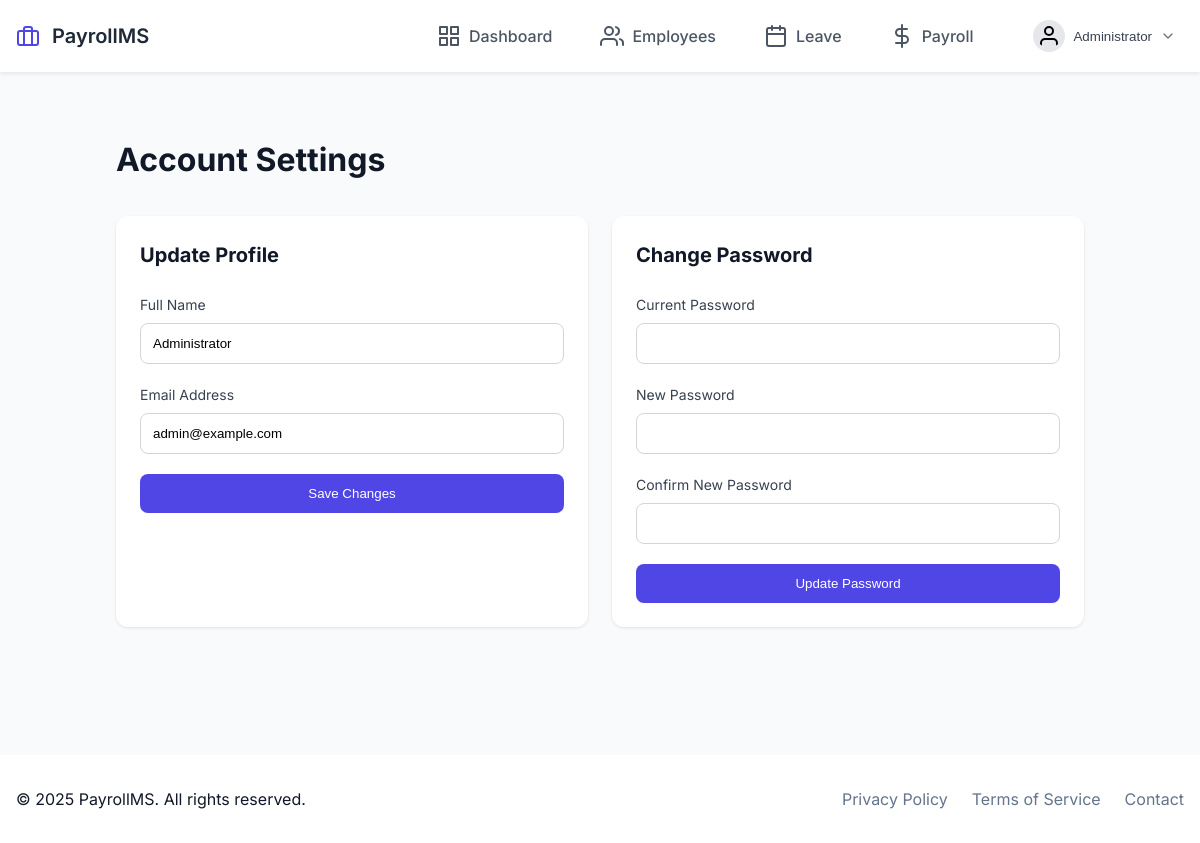
The app's page /user/settings (signed in) with its own data.
### src/models/employee.py (models this page shows, shortened)
class Employee(db.Model):
    __tablename__ = 'employee'
    id: int = db.Column(db.Integer, primary_key=True)
    username: str = db.Column(db.String(80), unique=True, nullable=False)
    password_hash: str = db.Column(db.String(120), nullable=False)
    name: str = db.Column(db.String(100), nullable=False)
    email: str = db.Column(db.String(120), unique=True, nullable=False)
    position: Optional[str] = db.Column(db.String(80))
    salary: float = db.Column(db.Float, nullable=False)
    joining_date: date = db.Column(db.Date, nullable=False)
    role: str = db.Column(db.String(20), default='user')
    base_salary: float = db.Column(db.Float, nullable=False)
    hra: float = db.Column(db.Float, default=0.0)
    da: float = db.Column(db.Float, default=0.0)
    ta: float = db.Column(db.Float, default=0.0)
    pf: float = db.Column(db.Float, default=0.0)
    tax: float = db.Column(db.Float, default=0.0)

### src/routes/user.py (the view)
@user_bp.route('/settings')
@login_required
def settings():
    employee = Employee.query.get(session['user_id'])
    return render_template('user/settings.html', user=employee)

### src/app.py (called while the page is built)
def create_app():
    app = Flask(__name__)
    app.config.from_object(Config)
    init_app(app)
    from .routes import init_routes
    init_routes(app)
    @app.context_processor
    def utility_processor():
        return {
            'now': datetime.now()
        }
    @app.route('/')
    def home():
        return render_template('home.html')
    return app

### src/routes/auth.py (called while the page is built)
def login_required(f: Callable) -> Callable:
    @wraps(f)
    def decorated_function(*args: Any, **kwargs: Any) -> Union[Response, Any]:
        if 'user_id' not in session:
            flash('Please log in first.', 'danger')
            return redirect(url_for('auth.login'))
        return f(*args, **kwargs)
    return decorated_function

### src/templates/user/settings.html (shortened to what this page needs)
{% extends "base.html" %}
{% block content %}
<div class="settings-container">
    <h1>Account Settings</h1>
    <div class="settings-grid">
        <div class="settings-card">
            <h2>Update Profile</h2>
            <form method="POST" action="{{ url_for('user.update_profile') }}" class="settings-form">
                <div class="form-group">
                    <label for="name">Full Name</label>
                    <input type="text" id="name" name="name" value="{{ user.name }}" required>
                </div>
                <div class="form-group">
                    <label for="email">Email Address</label>
                    <input type="email" id="email" name="email" value="{{ user.email }}" required>
                </div>
                <button type="submit" class="btn-save">Save Changes</button>
            </form>
        </div>
        <div class="settings-card">
            <h2>Change Password</h2>
            <form method="POST" action="{{ url_for('user.change_password') }}" class="settings-form">
                <div class="form-group">
                    <label for="current_password">Current Password</label>
                    <input type="password" id="current_password" name="current_password" required>
                </div>
                <div class="form-group">
                    <label for="new_password">New Password</label>
                    <input type="password" id="new_password" name="new_password" required>
                </div>
                <div class="form-group">
                    <label for="confirm_password">Confirm New Password</label>
                    <input type="password" id="confirm_password" name="confirm_password" required>
                </div>
                <button type="submit" class="btn-save">Update Password</button>
            </form>
        </div>
    </div>
</div>
{% endblock %}

### src/templates/base.html (shortened to what this page needs)
<!DOCTYPE html>
<html lang="en">
<head>
</head>
<body>
    <nav class="navbar">
        <div class="container">
            <div class="nav-content">
                <a href="{{ url_for('home') }}" class="nav-brand">
                    <i data-feather="briefcase" class="nav-icon"></i>
                    <span class="nav-title">PayrollMS</span>
                </a>
                <div class="nav-links">
                    {% if session.get('user_id') %}
                        {% if session.get('is_admin') %}
                            <a href="{{ url_for('admin.dashboard') }}" class="nav-link {{ 'active' if request.endpoint == 'admin.dashboard' }}">
                                <i data-feather="grid"></i>
                                <span>Dashboard</span>
                            </a>
                            <a href="{{ url_for('employee.list') }}" class="nav-link {{ 'active' if request.endpoint == 'employee.list' }}">
                                <i data-feather="users"></i>
                                <span>Employees</span>
                            </a>
                            <a href="{{ url_for('leave.list_requests') }}" class="nav-link {{ 'active' if request.endpoint == 'leave.list_requests' }}">
                                <i data-feather="calendar"></i>
                                <span>Leave</span>
                            </a>
                            <a href="{{ url_for('payroll.calculate') }}" class="nav-link {{ 'active' if request.endpoint == 'payroll.calculate' }}">
                                <i data-feather="dollar-sign"></i>
                                <span>Payroll</span>
                            </a>
                        {% endif %}
                        <div class="profile-dropdown">
                            <button class="dropdown-toggle">
                                <div class="profile-info">
                                    <i data-feather="user" class="profile-avatar"></i>
                                    <span class="profile-name">{{ session.get('user_name', 'User') }}</span>
                                </div>
                                <i data-feather="chevron-down" class="dropdown-arrow"></i>
                            </button>
                        </div>
                    {% else %}
                        <a href="{{ url_for('auth.login') }}" class="nav-link">
                            <i data-feather="log-in"></i>
                            <span>Login</span>
                        </a>
                    {% endif %}
                </div>
            </div>
        </div>
    </nav>
    <main class="main-content">
        <div class="container">
            {% block content %}{% endblock %}
        </div>
    </main>
    <footer class="footer">
        <div class="container">
            <div class="footer-content">
                <p>&copy; {{ now.year }} PayrollMS. All rights reserved.</p>
                <div class="footer-links">
                    <a href="#">Privacy Policy</a>
                    <a href="#">Terms of Service</a>
                    <a href="#">Contact</a>
                </div>
            </div>
        </div>
    </footer>
</body>
</html>

### src/templates/base.html (style rules this page uses)
:root { --primary: #4f46e5; --primary-dark: #4338ca; --secondary: #64748b; --white: #ffffff; --black: #111827; --gray-50: #f9fafb; --gray-100: #f3f4f6; --gray-200: #e5e7eb; }
* { margin: 0; padding: 0; box-sizing: border-box; }
body { font-family: 'Inter', system-ui, sans-serif; background-color: var(--gray-50); color: var(--black); line-height: 1.5; }
.navbar { background-color: white; box-shadow: 0 2px 4px rgba(0,0,0,0.08); position: sticky; top: 0; z-index: 100; padding: 0.75rem 0; }
.container { max-width: 1280px; margin: 0 auto; padding: 0 1rem; }
.nav-content { display: flex; justify-content: space-between; align-items: center; }
.nav-brand { display: flex; align-items: center; gap: 0.75rem; text-decoration: none; }
.nav-icon { color: #4f46e5; width: 24px; height: 24px; }
.nav-title { font-size: 1.25rem; font-weight: 600; color: #1f2937; }
.nav-links { display: flex; align-items: center; gap: 1.5rem; }
.nav-link { display: flex; align-items: center; gap: 0.5rem; padding: 0.5rem 0.75rem; color: #4b5563; text-decoration: none; font-weight: 500; border-radius: 0.375rem; transition: all 0.2s ease; }
.profile-dropdown { position: relative; margin-left: 1rem; }
.dropdown-toggle { display: flex; align-items: center; gap: 0.5rem; padding: 0.5rem; background: none; border: none; cursor: pointer; border-radius: 0.375rem; transition: all 0.2s; }
.profile-info { display: flex; align-items: center; gap: 0.5rem; }
.profile-avatar { width: 32px; height: 32px; padding: 0.25rem; background-color: #e5e7eb; border-radius: 50%; }
.profile-name { font-weight: 500; color: #374151; }
.dropdown-arrow { width: 16px; height: 16px; color: #6b7280; transition: transform 0.2s; }
.main-content { padding: 2rem 0; }
.footer { background-color: var(--white); padding: 2rem 0; margin-top: 4rem; }
.footer-content { display: flex; justify-content: space-between; align-items: center; }
.footer-links { display: flex; gap: 1.5rem; }
.footer-links a { color: var(--secondary); text-decoration: none; }

### src/templates/user/settings.html (style rules this page uses)
.settings-container { max-width: 1000px; margin: 2rem auto; padding: 0 1rem; }
.settings-container h1 { font-size: 2rem; color: #111827; margin-bottom: 2rem; }
.settings-grid { display: grid; grid-template-columns: repeat(auto-fit, minmax(300px, 1fr)); gap: 1.5rem; }
.settings-card { background: white; padding: 1.5rem; border-radius: 0.75rem; box-shadow: 0 1px 3px rgba(0,0,0,0.1); }
.settings-card h2 { font-size: 1.25rem; color: #111827; margin-bottom: 1.5rem; }
.settings-form .form-group { margin-bottom: 1.25rem; }
.settings-form label { display: block; font-size: 0.875rem; color: #374151; margin-bottom: 0.5rem; }
.settings-form input { width: 100%; padding: 0.75rem; border: 1px solid #d1d5db; border-radius: 0.5rem; transition: border-color 0.2s; }
.btn-save { width: 100%; padding: 0.75rem; background: #4f46e5; color: white; border: none; border-radius: 0.5rem; font-weight: 500; cursor: pointer; transition: background-color 0.2s; }

### records on screen
Employee: get "Administrator", name "Administrator", email "admin@example.com"
